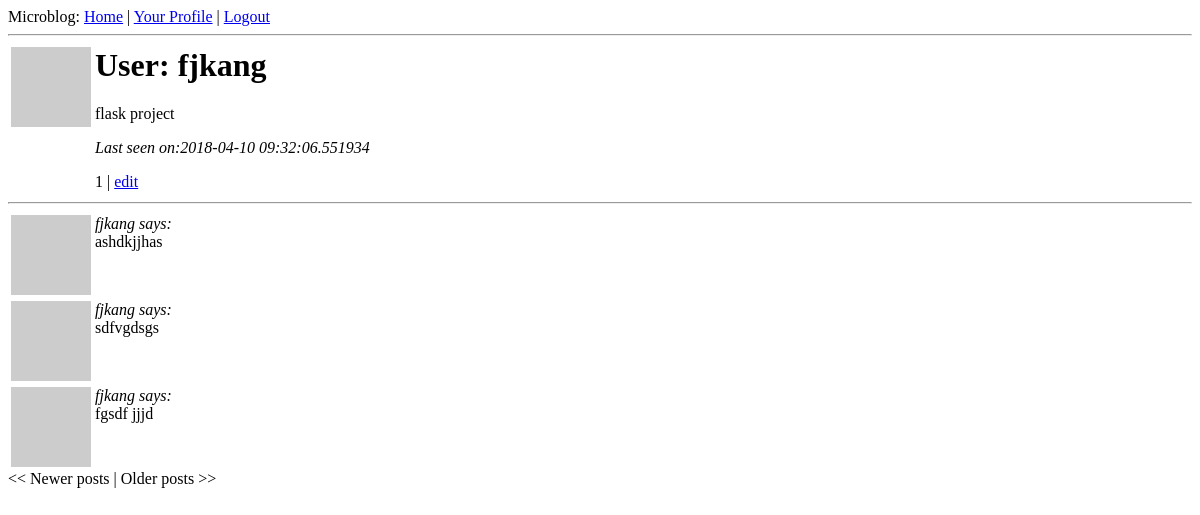
/user/fjkang/1 (signed in), run on an earlier commit of the app's database.
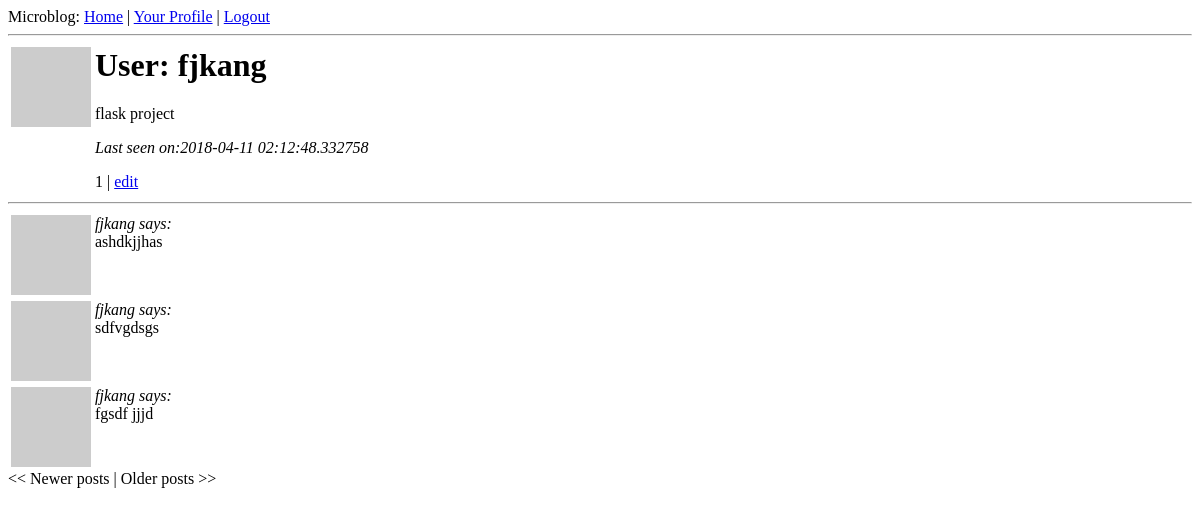
And on a later commit of the database.
### app/models.py (models this page shows, shortened)
class User(db.Model):
    id = db.Column(db.Integer, primary_key=True)
    nickname = db.Column(db.String(64), index=True, unique=True)
    email = db.Column(db.String(120), index=True, unique=True)
    posts = db.relationship('Post', backref='author', lazy='dynamic')
    about_me = db.Column(db.String(140))
    last_seen = db.Column(db.DateTime)
    followed = db.relationship(
        'User',
        secondary=followers,
        primaryjoin=(followers.c.follower_id == id),
        secondaryjoin=(followers.c.followed_id == id),
        backref=db.backref('followers', lazy='dynamic'),
        lazy='dynamic')
    @property
    def is_authenticated(self):
        return True
    def avatar(self, size):
        return f'http://www.gravatar.com/avatar/{md5(self.email.encode("utf8")).hexdigest()}?d=retro&s={str(size)}'

class Post(db.Model):
    __searchable__ = ['body']
    id = db.Column(db.Integer, primary_key=True)
    body = db.Column(db.String(140))
    timestamp = db.Column(db.DateTime)
    user_id = db.Column(db.Integer, db.ForeignKey('user.id'))

### app/views.py (the view)
@app.route('/user/<nickname>/')
@app.route('/user/<nickname>/<int:page>')
@login_required
def user(nickname, page=1):
    user = User.query.filter_by(nickname=nickname).first()
    if user == None:
        flash(f'User {nickname} not found.')
        return redirect(url_for('index'))
    posts = user.posts.paginate(page, POSTS_PER_PAGE, False)
    return render_template('user.html', user=user, posts=posts)

### app/views.py (called while the page is built)
@app.before_request
def before_request():
    g.user = current_user
    if g.user.is_authenticated:
        g.user.last_seen = datetime.utcnow()
        db.session.add(g.user)
        db.session.commit()

@lm.user_loader
def load_user(id):
    return User.query.get(int(id))

### app/templates/user.html
{% extends "base.html" %}
{% block content %}
<table>
    <tr valign="top">
        <td><img src="{{user.avatar(128)}}"></td>
        <td>
            <h1>User: {{ user.nickname }}</h1>
            {% if user.about_me %}<p>{{ user.about_me }}</p>{% endif %}
            {% if user.last_seen %}<p><i>Last seen on:{{ user.last_seen }}</i></p>{% endif %}
            <p>{{user.followers.count()}} |
            {% if user.id == g.user.id %}
                <a href="{{url_for('edit')}}">edit</a>
            {% elif not g.user.is_following(user) %}
                <a href="{{url_for('follow', nickname=user.nickname)}}">Follow</a>
            {% else %}
                <a href="{{url_for('unfollow', nickname=user.nickname)}}">Unfollow</a>
            {% endif %}
            </p>
        </td>
    </tr>
</table>
<hr>
{% for post in posts.items %}
    {% include 'post.html' %}
{% endfor %}
{% if posts.has_prev %}<a href="{{ url_for('user', nickname=user.nickname, page=posts.prev_num) }}"><< Newer posts</a>{% else %}<< Newer posts{% endif %} |
{% if posts.has_next %}<a href="{{ url_for('user', nickname=user.nickname, page=posts.next_num) }}">Older posts >></a>{% else %} Older posts >>{% endif %}
{% endblock %}

### app/templates/base.html (shortened to what this page needs)
<html>
    <head>
    </head>
    <body>
        <div>Microblog:
            <a href="{{ url_for('index') }}">Home</a>
            {% if g.user.is_authenticated %}
            | <a href="{{ url_for('user', nickname=g.user.nickname) }}">Your Profile</a>
            | <a href="{{ url_for('logout') }}">Logout</a>
            {% endif %}
        </div>
        <hr>
        {% block content %}{% endblock %}
    </body>
</html>

### app/templates/post.html
<table>
    <tr valign="top">
        <td><img src="{{post.author.avatar(50)}}"></td>
        <td><i>{{post.author.nickname}} says: </i><br>{{post.body}}</td>
    </tr>
</table>

What changed in the data, as far as the page shows it:
changed User "fjkang": last_seen "2018-04-10 09:32:06.551934" → "2018-04-11 02:12:48.332758"
